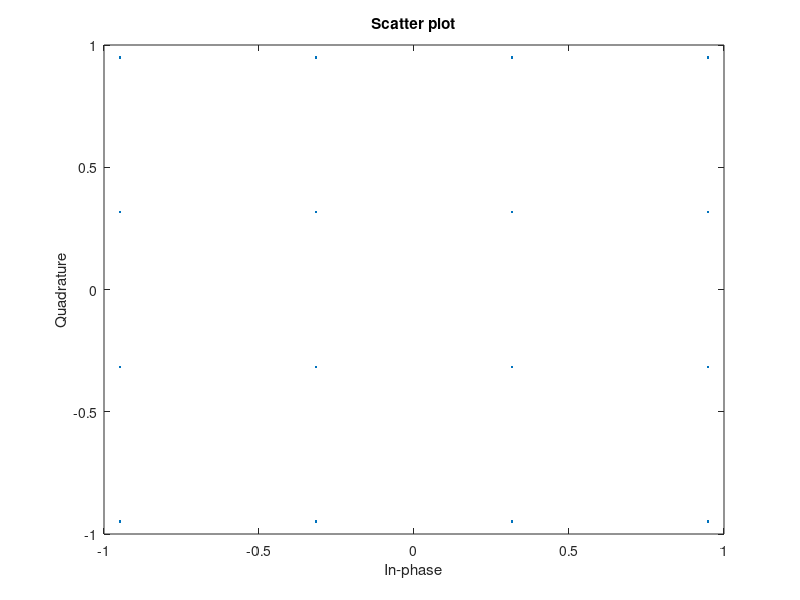
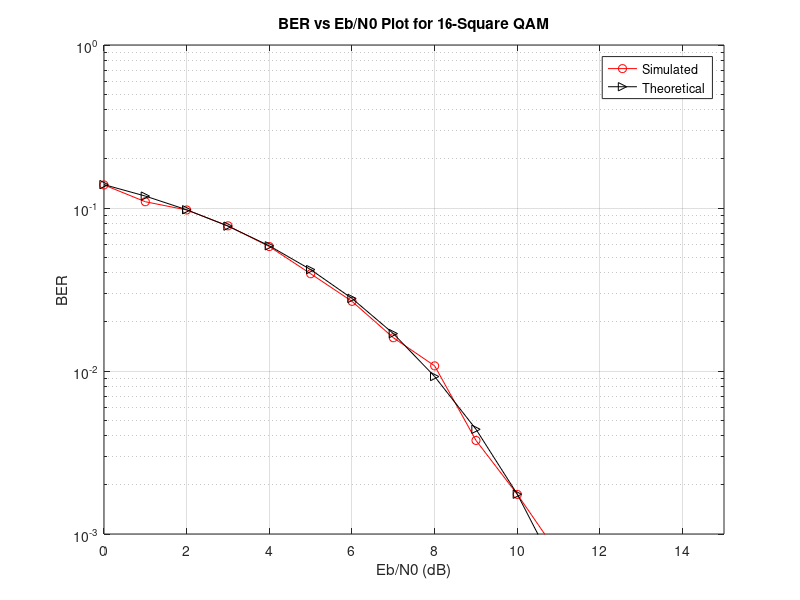

Reproduce these figures in MATLAB, in order.
% Experiment-6 (16-Square QAM)
% -------------- Objective 1 ----------------

clc;
clear all;
close all;
pkg load communications
N = 16000;  % Number of bits to be transmitted using 16-Square QAM
            % Too large value may slow down the program
x = randi([0,1],1,N); % Random input bits generation
M = 16;     % Number of Symbols in 16-Square QAM
d = sqrt(2/5); % Average symbol energy is normalised to unity

% Symbol Generation
yy = [];
for i=1:4:length(x)
  if x(i)==0 && x(i+1)==0 & x(i+2)==0 & x(i+3)==0
    y = -3*d/2+j*(-3*d/2);
  elseif x(i)==0 && x(i+1)==0 & x(i+2)==0 & x(i+3)==1
    y = -3*d/2+j*(-d/2);
  elseif x(i)==0 && x(i+1)==0 & x(i+2)==1 & x(i+3)==1
    y = -3*d/2+j*(d/2);
  elseif x(i)==0 && x(i+1)==0 & x(i+2)==1 & x(i+3)==0
    y = -3*d/2+j*(3*d/2);

  elseif x(i)==0 && x(i+1)==1 & x(i+2)==0 & x(i+3)==0
    y = -d/2+j*(-3*d/2);
  elseif x(i)==0 && x(i+1)==1 & x(i+2)==0 & x(i+3)==1
    y = -d/2+j*(-d/2);
  elseif x(i)==0 && x(i+1)==1 & x(i+2)==1 & x(i+3)==1
    y = -d/2+j*(d/2);
  elseif x(i)==0 && x(i+1)==1 & x(i+2)==1 & x(i+3)==0
    y = -d/2+j*(3*d/2);

  elseif x(i)==1 && x(i+1)==1 & x(i+2)==0 & x(i+3)==0
    y = d/2+j*(-3*d/2);
  elseif x(i)==1 && x(i+1)==1 & x(i+2)==0 & x(i+3)==1
    y = d/2+j*(-d/2);
  elseif x(i)==1 && x(i+1)==1 & x(i+2)==1 & x(i+3)==1
    y = d/2+j*(d/2);
  elseif x(i)==1 && x(i+1)==1 & x(i+2)==1 & x(i+3)==0
    y = d/2+j*(3*d/2);

  elseif x(i)==1 && x(i+1)==0 & x(i+2)==0 & x(i+3)==0
    y = 3*d/2+j*(-3*d/2);
  elseif x(i)==1 && x(i+1)==0 & x(i+2)==0 & x(i+3)==1
    y = 3*d/2+j*(-d/2);
  elseif x(i)==1 && x(i+1)==0 & x(i+2)==1 & x(i+3)==1
    y = 3*d/2+j*(d/2);
  elseif x(i)==1 && x(i+1)==0 & x(i+2)==1 & x(i+3)==0
    y = 3*d/2+j*(3*d/2);
  endif
% Transmitted Symbols
yy = [yy y];
endfor
scatterplot(yy);    % Constellation Diagram without Noise
EbN0db = 20; % Change this value & run program to see the noisy constellation
EbN0 = 10^(EbN0db/10);

% AWGN Channel
n = (1/sqrt(2))*[randn(1,length(yy)) + 1j*randn(1,length(yy))];
sigma = sqrt(1/((log2(M))*EbN0));

% Received Symbols
r = yy + sigma*n;
scatterplot(r);    % Constellation Diagram with Noise


% Experiment-6 (16-Square QAM)
% -------------- Objective 2 ------------ 

% Note: For objective-1, see separate octave files named <my_16QAM_constellation.m>
clc;
clear all;
close all;
pkg load communications
N = 4000;  % Number of bits to be transmitted using *-PSK
           % Too large value may slow down the program
x = randi([0,1],1,N); % Random input bits generation
M = 16;     % Number of Symbols in 16-Square QAM
d = sqrt(2/5); % Average symbol energy is normalised to unity

% Symbol Generation
yy = [];
for i=1:4:length(x)
  if x(i)==0 && x(i+1)==0 & x(i+2)==0 & x(i+3)==0
    y = -3*d/2+j*(-3*d/2);
  elseif x(i)==0 && x(i+1)==0 & x(i+2)==0 & x(i+3)==1
    y = -3*d/2+j*(-d/2);
  elseif x(i)==0 && x(i+1)==0 & x(i+2)==1 & x(i+3)==1
    y = -3*d/2+j*(d/2);
  elseif x(i)==0 && x(i+1)==0 & x(i+2)==1 & x(i+3)==0
    y = -3*d/2+j*(3*d/2);

  elseif x(i)==0 && x(i+1)==1 & x(i+2)==0 & x(i+3)==0
    y = -d/2+j*(-3*d/2);
  elseif x(i)==0 && x(i+1)==1 & x(i+2)==0 & x(i+3)==1
    y = -d/2+j*(-d/2);
  elseif x(i)==0 && x(i+1)==1 & x(i+2)==1 & x(i+3)==1
    y = -d/2+j*(d/2);
  elseif x(i)==0 && x(i+1)==1 & x(i+2)==1 & x(i+3)==0
    y = -d/2+j*(3*d/2);

  elseif x(i)==1 && x(i+1)==1 & x(i+2)==0 & x(i+3)==0
    y = d/2+j*(-3*d/2);
  elseif x(i)==1 && x(i+1)==1 & x(i+2)==0 & x(i+3)==1
    y = d/2+j*(-d/2);
  elseif x(i)==1 && x(i+1)==1 & x(i+2)==1 & x(i+3)==1
    y = d/2+j*(d/2);
  elseif x(i)==1 && x(i+1)==1 & x(i+2)==1 & x(i+3)==0
    y = d/2+j*(3*d/2);

  elseif x(i)==1 && x(i+1)==0 & x(i+2)==0 & x(i+3)==0
    y = 3*d/2+j*(-3*d/2);
  elseif x(i)==1 && x(i+1)==0 & x(i+2)==0 & x(i+3)==1
    y = 3*d/2+j*(-d/2);
  elseif x(i)==1 && x(i+1)==0 & x(i+2)==1 & x(i+3)==1
    y = 3*d/2+j*(d/2);
  elseif x(i)==1 && x(i+1)==0 & x(i+2)==1 & x(i+3)==0
    y = 3*d/2+j*(3*d/2);
  endif
% Transmitted Symbols
yy = [yy y];
endfor

% Detection based on euclidean distance
ber_simulated = [];
ber_theoretical = [];
ref_symbols = [-3*d/2+j*(-3*d/2) -3*d/2+j*(-d/2) -3*d/2+j*d/2 -3*d/2+j*(3*d/2) -d/2+j*(-3*d/2) -d/2+j*(-d/2) -d/2+j*d/2 -d/2+j*(3*d/2) d/2+j*(-3*d/2) d/2+j*(-d/2) d/2+j*d/2 d/2+j*(3*d/2) 3*d/2+j*(-3*d/2) 3*d/2+j*(-d/2) 3*d/2+j*d/2 3*d/2+j*(3*d/2)];
for EbN0db = 0:15
EbN0 = 10^(EbN0db/10);
n = (1/sqrt(2))*[randn(1,length(yy)) + 1j*randn(1,length(yy))];
sigma = sqrt(1/((log2(M))*EbN0)); % Symbol energy is normalized to Unity
r = yy + sigma*n;

% Calculation of Euclidian Distances of received symbols from reference symobols
min_dist_index = [];
for i=1:length(r)
  Dist = [];
  for k=1:length(ref_symbols)
  dist = sqrt((real(r(i))-real(ref_symbols(k)))^2 + (imag(r(i))-imag(ref_symbols(k)))^2);
  Dist = [Dist dist];
  endfor
  min_dist_index = [min_dist_index find(Dist==min(Dist))];
endfor

% Estimation of Bits
x_estimated = [];
for i=1:length(r)
  if ref_symbols(min_dist_index(i))== -3*d/2+j*(-3*d/2);
    x_estimated = [x_estimated 0 0 0 0];
  elseif ref_symbols(min_dist_index(i))== -3*d/2+j*(-d/2);
    x_estimated = [x_estimated 0 0 0 1];
  elseif ref_symbols(min_dist_index(i))== -3*d/2+j*(d/2);
    x_estimated = [x_estimated 0 0 1 1];
  elseif ref_symbols(min_dist_index(i))== -3*d/2+j*(3*d/2);
    x_estimated = [x_estimated 0 0 1 0];

  elseif ref_symbols(min_dist_index(i))== -d/2+j*(-3*d/2);
    x_estimated = [x_estimated 0 1 0 0];
  elseif ref_symbols(min_dist_index(i))== -d/2+j*(-d/2);
    x_estimated = [x_estimated 0 1 0 1];
  elseif ref_symbols(min_dist_index(i))== -d/2+j*(d/2);
    x_estimated = [x_estimated 0 1 1 1];
  elseif ref_symbols(min_dist_index(i))== -d/2+j*(3*d/2);
    x_estimated = [x_estimated 0 1 1 0];

  elseif ref_symbols(min_dist_index(i))== d/2+j*(-3*d/2);
    x_estimated = [x_estimated 1 1 0 0];
  elseif ref_symbols(min_dist_index(i))== d/2+j*(-d/2);
    x_estimated = [x_estimated 1 1 0 1];
  elseif ref_symbols(min_dist_index(i))== d/2+j*(d/2);
    x_estimated = [x_estimated 1 1 1 1];
  elseif ref_symbols(min_dist_index(i))== d/2+j*(3*d/2);
    x_estimated = [x_estimated 1 1 1 0];

  elseif ref_symbols(min_dist_index(i))== 3*d/2+j*(-3*d/2);
    x_estimated = [x_estimated 1 0 0 0];
  elseif ref_symbols(min_dist_index(i))== 3*d/2+j*(-d/2);
    x_estimated = [x_estimated 1 0 0 1];
  elseif ref_symbols(min_dist_index(i))== 3*d/2+j*(d/2);
    x_estimated = [x_estimated 1 0 1 1];
  elseif ref_symbols(min_dist_index(i))== 3*d/2+j*(3*d/2);
    x_estimated = [x_estimated 1 0 1 0];
  endif
endfor

% BER Computation
ber_simulated =[ber_simulated sum(x~=x_estimated)/N];
ber_theoretical = [ber_theoretical (3/(2*log2(M)))*erfc(sqrt(2*EbN0/5))];
endfor
EbN0db = 0:15;

% BER Plotting
semilogy(EbN0db, ber_simulated, 'ro-', EbN0db, ber_theoretical, 'k>-');
title('BER vs Eb/N0 Plot for 16-Square QAM');
xlabel('Eb/N0 (dB)');
ylabel('BER');
grid on;
legend('Simulated', 'Theoretical');
axis([0 15 10^-3 10^0]);
